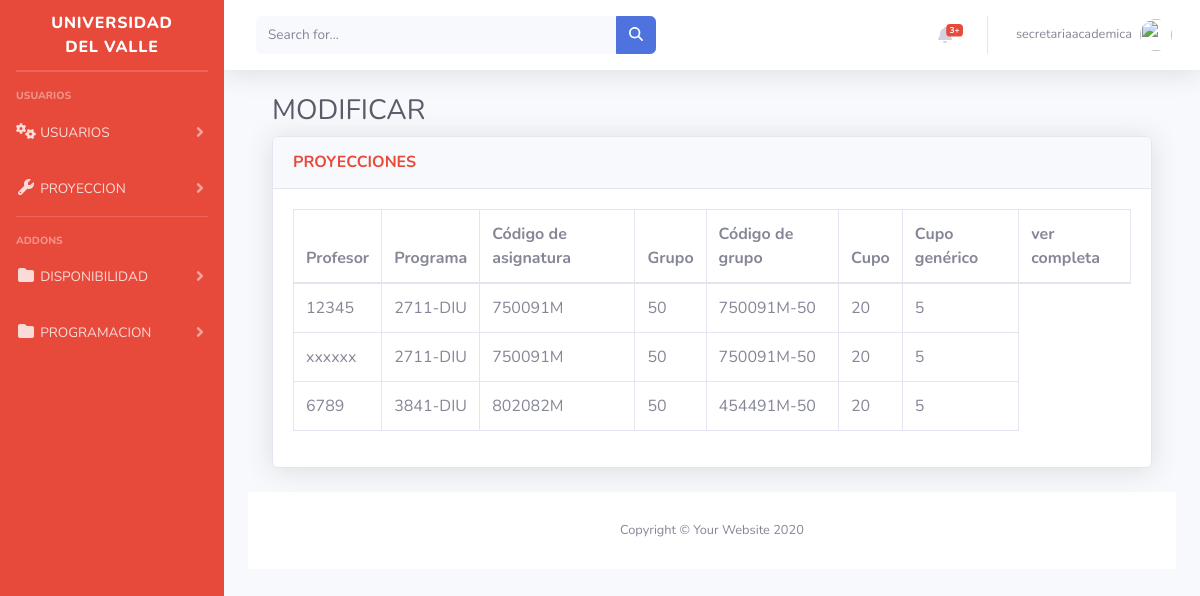
Screenshot of /inicio/verprogramacion (signed in) with the database file from the repository.
### inicio/models.py (models this page shows, shortened)
class Programacion(models.Model):
    id = models.AutoField(primary_key=True)
    programa_jornada = models.CharField(max_length=100)
    codigo_asignatura = models.CharField(max_length=20)
    grupo = models.CharField(max_length=10)
    codigo_grupo = models.CharField(max_length=20)
    cupo = models.IntegerField()
    cupo_generico = models.IntegerField()
    id_usuarios = models.ForeignKey(User, on_delete=models.CASCADE)

### inicio/views.py (the view)
# urls.py: path('verprogramacion', views.mostrar_programacion, name='mostrar_programacion'),
def mostrar_programacion(request):
    programacion = Programacion.objects.all()
    return render(request, 'programacion.html', {'programacion': programacion})

### inicio/templates/programacion.html (shortened to what this page needs)
{% extends "base.html" %}
  {%block content%}
  {%load static%}
  <div>
  <!DOCTYPE html>
  <html lang="en">
  <head>
      <link rel="stylesheet" href="https://cdnjs.cloudflare.com/ajax/libs/font-awesome/5.15.3/css/all.min.css" />
      <link href="vendor/fontawesome-free/css/all.min.css" rel="stylesheet" type="text/css">
      <link href="css/sb-admin-2.min.css" rel="stylesheet">
      <link href="vendor/datatables/dataTables.bootstrap4.min.css" rel="stylesheet">
  </head>
  <body id="page-top">
                  <div class="container-fluid">
                      <h1 class="h3 mb-2 text-gray-800">MODIFICAR</h1>
                      <div class="card shadow mb-4">
                          <div class="card-header py-3">
                              <h6 class="m-0 font-weight-bold text-danger">PROYECCIONES</h6>
                          </div>
                          <div class="card-body">
                              <div class="table-responsive">
                                  <table class="table table-bordered" id="dataTable" width="100%" cellspacing="0">
                                    <thead>
                                        <tr>
                                          <th>Profesor</th>
                                          <th>Programa</th>
                                          <th>Código de asignatura</th>
                                          <th>Grupo</th>
                                          <th>Código de grupo</th>
                                          <th>Cupo</th>
                                          <th>Cupo genérico</th>
                                          <th>ver completa</th>
                                        </tr>
                                      </thead>
                                      <tbody>
                                        {% for programacion in programacion %}
                                        <tr>
                                          <td>{{ programacion.id_usuarios }}</td>
                                          <td>{{ programacion.programa_jornada }}</td>
                                          <td>{{ programacion.codigo_asignatura }}</td>
                                          <td>{{ programacion.grupo }}</td>
                                          <td>{{ programacion.codigo_grupo }}</td>
                                          <td>{{ programacion.cupo }}</td>
                                          <td>{{ programacion.cupo_generico }}</td>
                                        </tr>
                                        {% endfor %}
                                      </tbody>
                                  </table>
                              </div>
                            </div>
                      </div>
                  </div>
              </div>
              <footer class="sticky-footer bg-white">
                  <div class="container my-auto">
                      <div class="copyright text-center my-auto">
                          <span>Copyright &copy; Your Website 2020</span>
                      </div>
                  </div>
              </footer>
          </div>
      </div>
  </body>
  </html>
  {%endblock%}

### inicio/templates/base.html (shortened to what this page needs)
{% load static %}
<!DOCTYPE html>
<html lang="en">
<head>
    <link rel="stylesheet" href="{% static 'css/sb-admin-2.css' %}">
    <link rel="stylesheet" href="{% static 'css/sb-admin-2.min.css' %}">
<link href="{% static 'css/all.min.css' %}" rel="stylesheet">
 <link href="{% static 'vendor/fontawesome-free/css/all.min.css' %}" rel="stylesheet" type="text/css">
 <link href="css/sb-admin-2.min.css" rel="stylesheet">
</head>
<body id="page-top">
    <div id="wrapper">
        <ul class="navbar-nav bg-danger sidebar sidebar-dark accordion" id="accordionSidebar">
            <a class="sidebar-brand d-flex align-items-center justify-content-center" href="{%url 'Inicio'%}">
                <div class="sidebar-brand-text mx-3">UNIVERSIDAD DEL VALLE</div>
            </a>
            <hr class="sidebar-divider my-0">
            <hr class="sidebar-divider">
            <div class="sidebar-heading">
             USUARIOS
            </div>
            <li class="nav-item">
                <a class="nav-link collapsed" href="#" data-toggle="collapse" data-target="#collapseTwo"
                    aria-expanded="true" aria-controls="collapseTwo">
                    <i class="fas fa-fw fa-cogs"></i>
                    <span>USUARIOS</span>
                </a>
            </li>
            <li class="nav-item">
                <a class="nav-link collapsed" href="#" data-toggle="collapse" data-target="#collapseUtilities"
                    aria-expanded="true" aria-controls="collapseUtilities">
                    <i class="fas fa-fw fa-wrench"></i>
                    <span>PROYECCION</span>
                </a>
            </li>
            <hr class="sidebar-divider">
            <div class="sidebar-heading">
                Addons
            </div>
            <li class="nav-item">
                <a class="nav-link collapsed" href="#" data-toggle="collapse" data-target="#collapsePages"
                    aria-expanded="true" aria-controls="collapsePages">
                    <i class="fas fa-fw fa-folder"></i>
                    <span>DISPONIBILIDAD</span>
                </a>
            </li>
            <li class="nav-item">
                <a class="nav-link collapsed" href="#" data-toggle="collapse" data-target="#collapsePages2"
                    aria-expanded="true" aria-controls="collapsePages2">
                    <i class="fas fa-fw fa-folder"></i>
                    <span>PROGRAMACION</span>
                </a>
            </li>
        </ul>
        <div id="content-wrapper" class="d-flex flex-column">
            <div id="content">
                <nav class="navbar navbar-expand navbar-light bg-white topbar mb-4 static-top shadow">
                    <form
                        class="d-none d-sm-inline-block form-inline mr-auto ml-md-3 my-2 my-md-0 mw-100 navbar-search">
                        <div class="input-group">
                            <input type="text" class="form-control bg-light border-0 small" placeholder="Search for..."
                                aria-label="Search" aria-describedby="basic-addon2">
                            <div class="input-group-append">
                                <button class="btn btn-primary" type="button">
                                    <i class="fas fa-search fa-sm"></i>
                                </button>
                            </div>
                        </div>
                    </form>
                    <ul class="navbar-nav ml-auto">
                        <li class="nav-item dropdown no-arrow mx-1">
                            <a class="nav-link dropdown-toggle" href="#" id="alertsDropdown" role="button"
                                data-toggle="dropdown" aria-haspopup="true" aria-expanded="false">
                                <i class="fas fa-bell fa-fw"></i>
                                <span class="badge badge-danger badge-counter">3+</span>
                            </a>
                        </li>
                        <li class="nav-item dropdown no-arrow">
                            <a class="nav-link dropdown-toggle" href="#" id="userDropdown" role="button"
                                data-toggle="dropdown" aria-haspopup="true" aria-expanded="false">
                                <span class="mr-2 d-none d-lg-inline text-gray-600 small">{{ user.username }}</span>
                                <img class="img-profile rounded-circle"
                                    src="{% static 'img/undraw_profile.svg'%}">
                            </a>
                        </li>
                    </ul>
                </nav>
                <div class="content-wrapper">
                    <section class="content">
                        <div class="container-fluid">
                            {% block content %}
                            {% endblock %}
</body>
</html>

### rows the page displays
Programacion: id_usuarios "12345", programa_jornada "2711-DIU", codigo_asignatura "750091M", grupo "50", codigo_grupo "750091M-50", cupo "20", cupo_generico "5"
Programacion: id_usuarios "xxxxxx", programa_jornada "2711-DIU", codigo_asignatura "750091M", grupo "50", codigo_grupo "750091M-50", cupo "20", cupo_generico "5"
Programacion: id_usuarios "6789", programa_jornada "3841-DIU", codigo_asignatura "802082M", grupo "50", codigo_grupo "454491M-50", cupo "20", cupo_generico "5"

### other values shown
{{ user.username }} "secretariaacademica"
